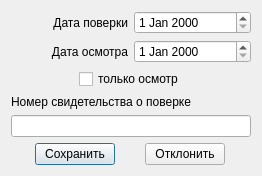
<?xml version="1.0" encoding="UTF-8"?>
<ui version="4.0">
 <class>Dialog</class>
 <widget class="QDialog" name="Dialog">
  <property name="geometry">
   <rect>
    <x>0</x>
    <y>0</y>
    <width>262</width>
    <height>173</height>
   </rect>
  </property>
  <property name="windowTitle">
   <string>Dialog</string>
  </property>
  <layout class="QVBoxLayout" name="verticalLayout_2">
   <item>
    <layout class="QGridLayout" name="gridLayout">
     <item row="0" column="0">
      <widget class="QLabel" name="label">
       <property name="text">
        <string>Дата поверки</string>
       </property>
       <property name="alignment">
        <set>Qt::AlignRight|Qt::AlignTrailing|Qt::AlignVCenter</set>
       </property>
      </widget>
     </item>
     <item row="0" column="1">
      <widget class="QDateEdit" name="dateEdit"/>
     </item>
     <item row="1" column="0">
      <widget class="QLabel" name="label_3">
       <property name="text">
        <string>Дата осмотра</string>
       </property>
       <property name="alignment">
        <set>Qt::AlignRight|Qt::AlignTrailing|Qt::AlignVCenter</set>
       </property>
      </widget>
     </item>
     <item row="1" column="1">
      <widget class="QDateEdit" name="dateEdit_2"/>
     </item>
    </layout>
   </item>
   <item>
    <layout class="QHBoxLayout" name="horizontalLayout">
     <property name="leftMargin">
      <number>0</number>
     </property>
     <property name="rightMargin">
      <number>0</number>
     </property>
     <item>
      <spacer name="horizontalSpacer">
       <property name="orientation">
        <enum>Qt::Horizontal</enum>
       </property>
       <property name="sizeHint" stdset="0">
        <size>
         <width>40</width>
         <height>20</height>
        </size>
       </property>
      </spacer>
     </item>
     <item>
      <widget class="QCheckBox" name="checkBox">
       <property name="text">
        <string>только осмотр</string>
       </property>
      </widget>
     </item>
     <item>
      <spacer name="horizontalSpacer_2">
       <property name="orientation">
        <enum>Qt::Horizontal</enum>
       </property>
       <property name="sizeHint" stdset="0">
        <size>
         <width>40</width>
         <height>20</height>
        </size>
       </property>
      </spacer>
     </item>
    </layout>
   </item>
   <item>
    <layout class="QVBoxLayout" name="verticalLayout">
     <item>
      <widget class="QLabel" name="label_2">
       <property name="text">
        <string>Номер свидетельства о поверке</string>
       </property>
      </widget>
     </item>
     <item>
      <widget class="QLineEdit" name="lineEdit"/>
     </item>
     <item>
      <spacer name="verticalSpacer">
       <property name="orientation">
        <enum>Qt::Vertical</enum>
       </property>
       <property name="sizeHint" stdset="0">
        <size>
         <width>20</width>
         <height>40</height>
        </size>
       </property>
      </spacer>
     </item>
    </layout>
   </item>
   <item>
    <layout class="QHBoxLayout" name="horizontalLayout_3">
     <item>
      <widget class="QPushButton" name="pushButton">
       <property name="sizePolicy">
        <sizepolicy hsizetype="Fixed" vsizetype="Fixed">
         <horstretch>0</horstretch>
         <verstretch>0</verstretch>
        </sizepolicy>
       </property>
       <property name="text">
        <string>Сохранить</string>
       </property>
      </widget>
     </item>
     <item>
      <widget class="QPushButton" name="pushButton_2">
       <property name="sizePolicy">
        <sizepolicy hsizetype="Fixed" vsizetype="Fixed">
         <horstretch>0</horstretch>
         <verstretch>0</verstretch>
        </sizepolicy>
       </property>
       <property name="text">
        <string>Отклонить</string>
       </property>
      </widget>
     </item>
    </layout>
   </item>
  </layout>
 </widget>
 <resources/>
 <connections>
  <connection>
   <sender>pushButton_2</sender>
   <signal>clicked()</signal>
   <receiver>Dialog</receiver>
   <slot>close()</slot>
   <hints>
    <hint type="sourcelabel">
     <x>184</x>
     <y>117</y>
    </hint>
    <hint type="destinationlabel">
     <x>130</x>
     <y>69</y>
    </hint>
   </hints>
  </connection>
 </connections>
</ui>
